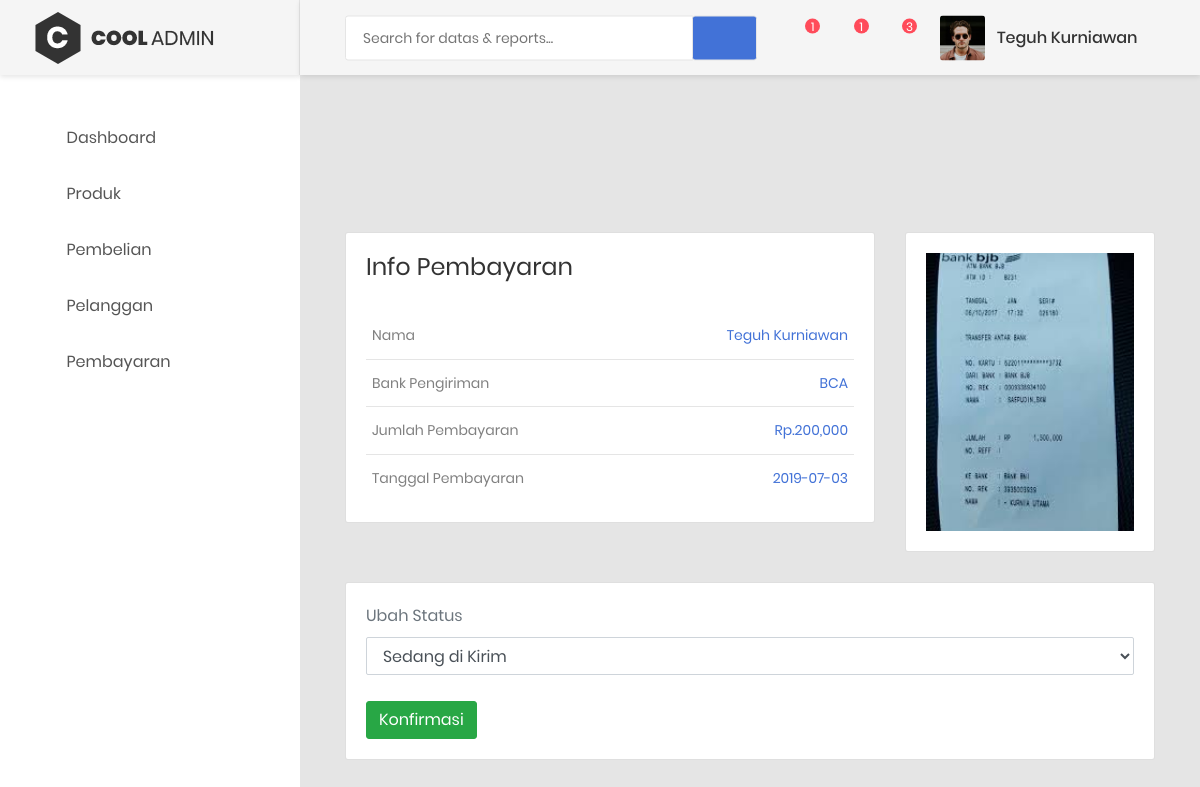
The page /admin/index.php?halaman=pembayaran&id=17 (signed in) on the database its author committed.
### tables this page shows
CREATE TABLE `tb_pembayaran` (
  `id_pembayaran` int(11) NOT NULL,
  `id_pembelian` int(11) NOT NULL,
  `nama` varchar(30) NOT NULL,
  `bank` varchar(30) NOT NULL,
  `jumlah` int(11) NOT NULL,
  `tanggal` date NOT NULL,
  `bukti` varchar(30) NOT NULL
);

### admin/pembayaran.php (the view, shortened to what this page needs)
<!DOCTYPE html>
<html>
<head>
		  <link href="css/font-face.css" rel="stylesheet" media="all">
		  <link href="vendor/font-awesome-4.7/css/font-awesome.min.css" rel="stylesheet" media="all">
		  <link href="vendor/font-awesome-5/css/fontawesome-all.min.css" rel="stylesheet" media="all">
		  <link href="vendor/mdi-font/css/material-design-iconic-font.min.css" rel="stylesheet" media="all">
		  <link href="vendor/bootstrap-4.1/bootstrap.min.css" rel="stylesheet" media="all">
		  <link href="vendor/animsition/animsition.min.css" rel="stylesheet" media="all">
		  <link href="vendor/bootstrap-progressbar/bootstrap-progressbar-3.3.4.min.css" rel="stylesheet" media="all">
		  <link href="vendor/wow/animate.css" rel="stylesheet" media="all">
		  <link href="vendor/css-hamburgers/hamburgers.min.css" rel="stylesheet" media="all">
		  <link href="vendor/slick/slick.css" rel="stylesheet" media="all">
		  <link href="vendor/select2/select2.min.css" rel="stylesheet" media="all">
		  <link href="vendor/perfect-scrollbar/perfect-scrollbar.css" rel="stylesheet" media="all">
		  <link href="css/theme.css" rel="stylesheet" media="all">
</head>
<body class="animsition">
 <div class="page-wrapper">
	<div class="main-content">
        <div class="section__content section__content--p30">
          <div class="container-fluid">
          	<?php
          		$id_pembelian = $_GET['id'];
          		$ambil = $koneksi->query("SELECT * FROM tb_pembayaran WHERE id_pembelian='$id_pembelian'");
          		$pecah = $ambil->fetch_assoc();
          	?>
          	 <div class="row">
              <div class="col-lg-8">
                <section class="card">
                  <div class="card-body text-secondary">
                  	<table class="table table-top-campaign">
                  	 <h3 class="title-3 m-b-30">Info Pembayaran</h3>
                  		<tbody>
                  			<tr>
                  				<td>Nama</td>
                  				<td><?= $pecah['nama']; ?></td>
                  			</tr>
                  			<tr>
                  				<td>Bank Pengiriman</td>
                  				<td><?= $pecah['bank']; ?></td>
                  			</tr>
                  			<tr>
                  				<td>Jumlah Pembayaran</td>
                  				<td><?php echo "Rp." .number_format($pecah['jumlah']); ?></td>
                  			</tr>
                  			<tr>
                  				<td>Tanggal Pembayaran</td>
                  				<td><?= $pecah['tanggal']; ?></td>
                  			</tr>
                  		</tbody>
                  	</table>
                  </div>
                </section>
              </div>
              <div class="col">
                <section class="card">
                  <div class="card-body text-secondary">
                  	<img width="250px" height="180px" align="left" src="../foto_bukti/<?= $pecah['bukti']; ?>">
                  </div>
                </section>
              </div>
            </div>
            <form method="POST">
            <div class="row">
            	<div class="col-lg-12">
            		<section class="card">
            			<div class="card-body text-secondary">
            				<label>Ubah Status</label>
            				<select class="form-control" name="status">
            					<option value="Sedang di Kirim">Sedang di Kirim</option>
            				</select>
            				<br>
            				<button class="btn btn-success" name="konfirmasi">Konfirmasi</button>
            			</div>
            		</section>
            	</div>
            </div>
            </form>
          </div>
        </div>
    </div>
</div>
</body>
</html>

### rows shown on the page
tb_pembayaran: nama "Teguh Kurniawan", bank "BCA", jumlah "200,000", tanggal "2019-07-03", bukti (picture)

### other values the page prints
$_SESSION['admin']['nama'] "Teguh Kurniawan"
